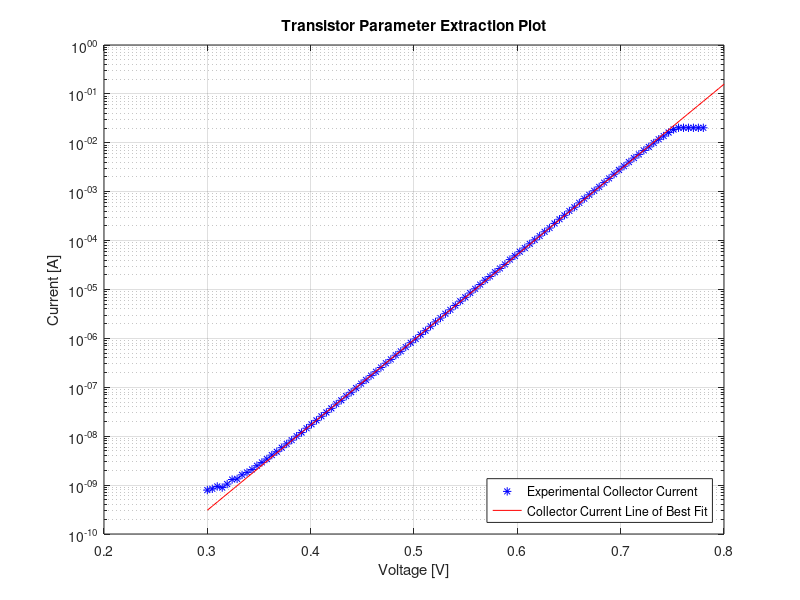
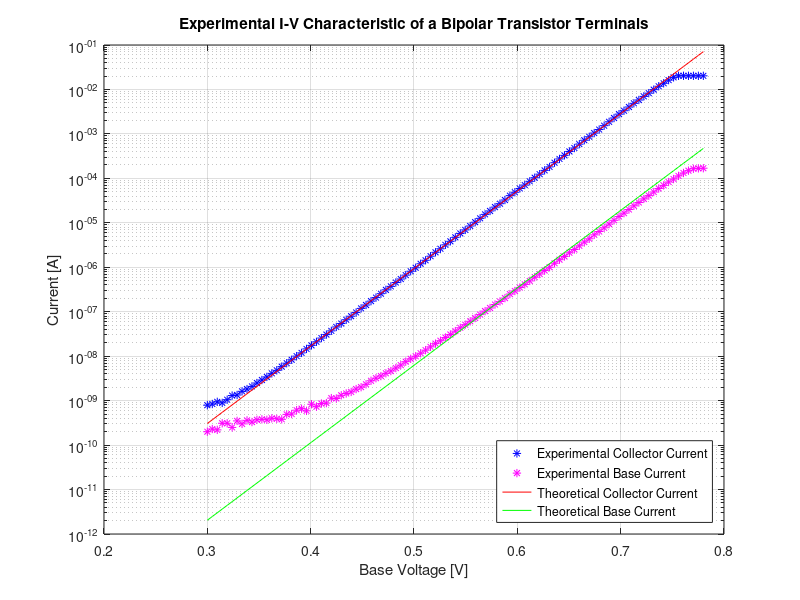
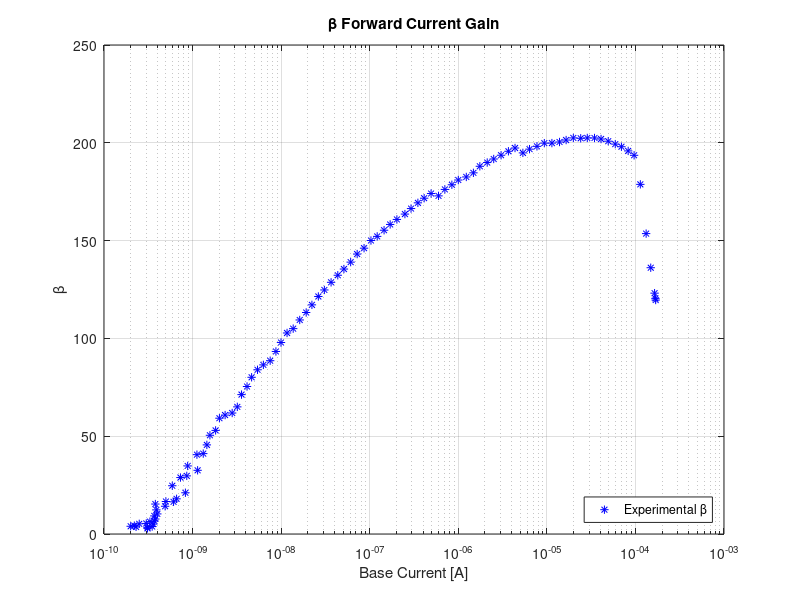
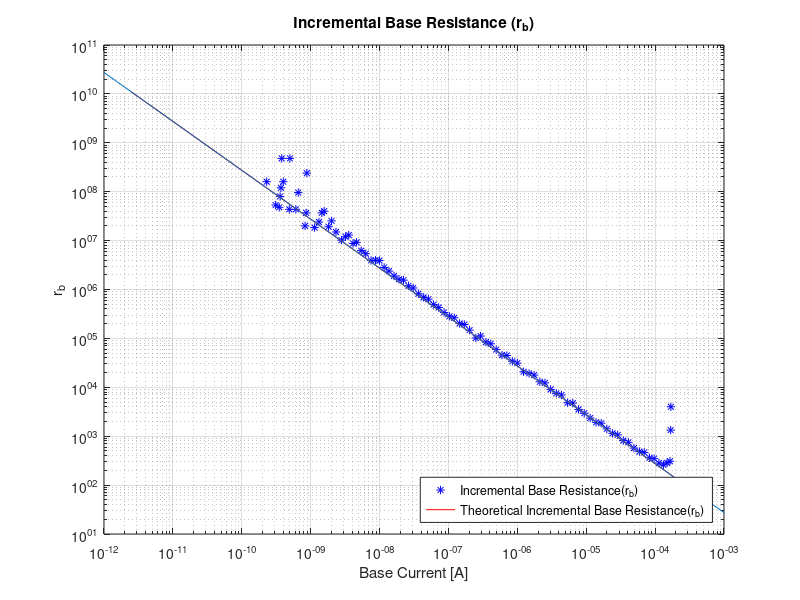

Source code (MATLAB) for these figures, in order:
%% Experiment 1
Experiment_1 = load('Experiment_1_NEW.mat');
Experiment_1.Ib = fliplr(Experiment_1.Ib);
Experiment_1.Ib = Experiment_1.Ib + 1.350e-09;
Experiment_1.Ie = (-1)*fliplr(Experiment_1.Ie);
Experiment_1.Vb = fliplr(Experiment_1.Vb);
Experiment_1.Ic = Experiment_1.Ie - Experiment_1.Ib;

Theoretical_1.Vb = Experiment_1.Vb(22:95);
x = linspace(0.3, 0.8, 100);
fit = polyfit(Theoretical_1.Vb,log(Experiment_1.Ic(22:95)),1);
line = exp(fit(1) * x + fit(2));

%U_T = (0.026);
U_T = 1/(fit(1));
I_s = exp(fit(2));

% Beta is assumed to be 100~.
Theoretical_Beta = 150;
Theoretical_1.Ib = (I_s./Theoretical_Beta)*exp(Experiment_1.Vb/U_T);
Theoretical_1.Ic = I_s*exp((Experiment_1.Vb)/U_T);
Theoretical_1.Ie = Theoretical_1.Ic + Theoretical_1.Ib;
Experiment_1.rb = diff(Experiment_1.Vb)./diff(Experiment_1.Ib);
Theoretical_1.rb = diff(Experiment_1.Vb)./diff(Theoretical_1.Ib);
Theoretical_1.gm = diff(Theoretical_1.Ic)./diff(Experiment_1.Vb);

figure
semilogy(Experiment_1.Vb,Experiment_1.Ic,'b*')
hold on
semilogy(x,line,'r-');
title('Transistor Parameter Extraction Plot')
xlabel('Voltage [V]')
ylabel('Current [A]')
legend('Experimental Collector Current','Collector Current Line of Best Fit','Location','Southeast')
grid on
hold off

figure
semilogy(Experiment_1.Vb,Experiment_1.Ic,'b*')
hold on
semilogy(Experiment_1.Vb,Experiment_1.Ib,'m*')
semilogy(Experiment_1.Vb,Theoretical_1.Ic,'r-')
semilogy(Experiment_1.Vb,Theoretical_1.Ib,'g-')
title('Experimental I-V Characteristic of a Bipolar Transistor Terminals')
xlabel('Base Voltage [V]')
ylabel('Current [A]')
legend('Experimental Collector Current','Experimental Base Current','Theoretical Collector Current','Theoretical Base Current','Location','Southeast')
grid on
hold off

% If we want to plot a range of Currents
% figure
% semilogy(Experiment_1.Vb(16:55),Experiment_1.Ic(16:55),'b*')
% hold on
% semilogy(Experiment_1.Vb(16:55),Experiment_1.Ib(16:55),'r*')
% semilogy(x(16:end),line(16:end),'g-','LineWidth',1.5);
% semilogy(Experiment_1.Vb(16:55),theoretical_Ic(16:55),'g*')
% title('Experimental I-V Characteristic of a Bipolar Transistor Terminals')
% xlabel('Voltage [V]')
% ylabel('Current [A]')
% legend('Experimental Collector Current','Experimental Base Current','Base Current Line of Best Fit','Location','Southeast')
% grid on
% hold off

figure
semilogx(Experiment_1.Ib,Experiment_1.Ic./Experiment_1.Ib,'b*')
hold on
title('\beta Forward Current Gain')
xlabel('Base Current [A]')
ylabel('\beta')
legend('Experimental \beta','Location','Southeast')
grid on
hold off

fit1rb = polyfit(log(Theoretical_1.Ib(2:end)),log(Theoretical_1.rb),1);
sloperb = (fit1rb(1));
interceptrb = exp(fit1rb(2));

slope = (log(345734133.1367/125.4105)/(log((7.9252e-11)/0.00021848)));
x = logspace(-12,-3,101);
b = 345734133.1367 / ((7.9252e-11)^slope);
y = b*(x.^slope);

figure
loglog(Experiment_1.Ib(2:end),diff(Experiment_1.Vb)./diff(Experiment_1.Ib),'b*')
hold on
loglog(Theoretical_1.Ib(2:end),Theoretical_1.rb,'r-')
loglog(x,y)
title('Incremental Base Resistance (r_{b})')
xlabel('Base Current [A]')
ylabel('r_{b}')
legend('Incremental Base Resistance(r_{b})','Theoretical Incremental Base Resistance(r_{b})','Location','Southeast')
grid on
hold off


slope = (0.98654-1.9911e-8)/(0.027031-5.4555e-10);
x = logspace(-10,-1,101);
b = 0.98654 - slope*0.027031;
y = slope * x + b;

figure
loglog(Experiment_1.Ic(2:end),diff(Experiment_1.Ic)./diff(Experiment_1.Vb),'b*')
hold on
loglog(Theoretical_1.Ic(2:end),Theoretical_1.gm,'r-')
title('Incremental Transconductance Gain (g_{m})')
xlabel('Collector Current [A]')
ylabel('g_{m}')
legend('Experimental Incremental Transconductance Gain (g_{m})','Theoretical Incremental Transconductance Gain (g_{m})','Location','Southeast')
grid on
hold off

%% Experiment 2
% Find U_T and I_s for the didoe from Experiment 1
Experiment_1 = load('Experiment_1_NEW.mat');
Experiment_1.Ib = fliplr(Experiment_1.Ib);
Experiment_1.Ib = Experiment_1.Ib + 1.350e-09;
Experiment_1.Ie = (-1)*fliplr(Experiment_1.Ie);
Experiment_1.Vb = fliplr(Experiment_1.Vb);
Experiment_1.Ic = Experiment_1.Ie - Experiment_1.Ib;
Theoretical_1.Vb = Experiment_1.Vb(22:95);
x = linspace(0.3, 0.8, 100);
fit = polyfit(Theoretical_1.Vb,log(Experiment_1.Ic(22:95)),1);
line = exp(fit(1) * x + fit(2));
U_T = 1/(fit(1));
I_s = exp(fit(2));

% Experiment 2 Code
Experiment_2_200 = load('Experiment_2-200_NEW.mat');
Experiment_2_200.Ib = fliplr(Experiment_2_200.Ib)+5.4e-9;
Experiment_2_200.Ie = (-1)*fliplr(Experiment_2_200.Ie);
Experiment_2_200.Vb = fliplr(Experiment_2_200.Vb);

x200 = linspace(0.35,0.75,200);
fit200 = polyfit(Experiment_2_200.Vb(8:13),log(Experiment_2_200.Ie(8:13)),1);
line200 = exp(fit200(1)*x200 + fit200(2));
slope200 = fit200(1);
intercept200 = exp(fit200(2));

Experiment_2_2k = load('Experiment_2-2k_NEW.mat');
Experiment_2_2k.Ib = fliplr(Experiment_2_2k.Ib)+4.77e-10;
Experiment_2_2k.Ie = (-1)*fliplr(Experiment_2_2k.Ie);
Experiment_2_2k.Vb = fliplr(Experiment_2_2k.Vb);

x2k = linspace(0.35,0.65,200);
fit2k = polyfit(Experiment_2_2k.Vb(8:13),log(Experiment_2_2k.Ie(8:13)),1);
line2k = exp(fit2k(1)*x2k + fit2k(2));
slope2k = fit2k(1);
intercept2k = exp(fit2k(2));

Experiment_2_20k = load('Experiment_2-20k_NEW.mat');
Experiment_2_20k.Ib = fliplr(Experiment_2_20k.Ib)+1e-8;
Experiment_2_20k.Ie = (-1)*fliplr(Experiment_2_20k.Ie);
Experiment_2_20k.Vb = fliplr(Experiment_2_20k.Vb);

x20k = linspace(0.4,0.65,200);
fit20k = polyfit(Experiment_2_20k.Vb(9:13),log(Experiment_2_20k.Ie(9:13)),1);
line20k = exp(fit20k(1)*x20k + fit20k(2));
slope20k = fit20k(1);
intercept20k = exp(fit20k(2));

Experiment_2_200.Ic = Experiment_2_200.Ie - Experiment_2_200.Ib;
Experiment_2_2k.Ic = Experiment_2_2k.Ie - Experiment_2_2k.Ib;
Experiment_2_20k.Ic = Experiment_2_20k.Ie - Experiment_2_20k.Ib;

figure
semilogy(Experiment_2_200.Vb,Experiment_2_200.Ic,'b*')
hold on
semilogy(Experiment_2_2k.Vb,Experiment_2_2k.Ic,'g*')
semilogy(Experiment_2_20k.Vb,Experiment_2_20k.Ic,'m*')
semilogy(x,line,'r-')
%semilogy(x200,line200,'r-');
%semilogy(x2k,line2k,'k-');
%semilogy(x20k,line20k,'c-');
title('Emitter-Degenerated Bipolar Collector Current Characteristics')
xlabel('Base Voltage [V]')
ylabel('Collector Current [A]')
%legend('Experimental R = 200 \Omega','Experimental R = 2k \Omega','Experimental R = 20k \Omega',...
%    'Theoretical R = 200 \Omega','Theoretical R = 2k \Omega','Theoretical R = 20k \Omega','Location','Southeast')
legend('Experimental R = 200 \Omega','Experimental R = 2k \Omega','Experimental R = 20k \Omega',...
    'Theoretical Collector Current Characteristics from Experiment 1','Location','Southeast')
grid on
hold off

%x200Ic = linspace(0.6,4.85,200);
x200Ic = linspace(0.6,5,200);
fit200Ic = polyfit(Experiment_2_200.Vb(13:98),(Experiment_2_200.Ic(13:98)),1);
line200Ic = (fit200Ic(1)*x200Ic + fit200Ic(2));
slope200Ic = fit200Ic(1);
intercept200Ic = (fit200Ic(2));

figure
plot(Experiment_2_200.Vb,Experiment_2_200.Ic,'b*')
hold on
plot(x200Ic,line200Ic,'r-')
title('Emitter-Degenerated Bipolar Collector Current Characteristics R = 200 \Omega')
xlabel('Base Voltage [V]')
ylabel('Collector Current [A]')
legend('Experimental R = 200 \Omega','Theoretical R = 200 \Omega','Location','Southeast')
grid on
hold off

%x2kIc = linspace(0.6,4.85,200);
x2kIc = linspace(0.6,5,200);
fit2kIc = polyfit(Experiment_2_2k.Vb(13:98),(Experiment_2_2k.Ic(13:98)),1);
line2kIc = (fit2kIc(1)*x2kIc + fit2kIc(2));
slope2kIc = fit2kIc(1);
intercept2kIc = (fit2kIc(2));

figure
plot(Experiment_2_2k.Vb,Experiment_2_2k.Ic,'b*')
hold on
plot(x2kIc,line2kIc,'r-')
title('Emitter-Degenerated Bipolar Collector Current Characteristics R = 2k \Omega')
xlabel('Base Voltage [V]')
ylabel('Collector Current [A]')
legend('Experimental R = 2k \Omega','Theoretical R = 2k \Omega','Location','Southeast')
grid on
hold off

%x20kIc = linspace(0.6,4.85,200);
x20kIc = linspace(0.6,5,200);
fit20kIc = polyfit(Experiment_2_20k.Vb(13:98),(Experiment_2_20k.Ic(13:98)),1);
line20kIc = (fit20kIc(1)*x20kIc + fit20kIc(2));
slope20kIc = fit20kIc(1);
intercept20kIc = (fit20kIc(2));

figure
plot(Experiment_2_20k.Vb,Experiment_2_20k.Ic,'b*')
hold on
plot(x20kIc,line20kIc,'r-')
title('Emitter-Degenerated Bipolar Collector Current Characteristics with R = 20k \Omega')
xlabel('Base Voltage [V]')
ylabel('Collector Current [A]')
legend('Experimental R = 20k \Omega','Theoretical R = 20k \Omega','Location','Southeast')
grid on
hold off

Theoretical_Beta = 150;

x200Rb = linspace(5e-9,1e-6,100);
fit200Rb = polyfit(log(Experiment_2_200.Ib(11:13)),log(Theoretical_Beta*200*(1 + U_T./(200*Theoretical_Beta*Experiment_2_200.Ib(11:13)))),1);
line200Rb = exp((fit200Rb(1))*log(x200Rb) + ((fit200Rb(2))));
slope200Rb = fit200Rb(1);
intercept200Rb = exp(fit200Rb(2));

x2kRb = linspace(3e-10,1e-6,100);
fit2kRb = polyfit(log(Experiment_2_2k.Ib(10:13)),log(Theoretical_Beta*2000*(1 + U_T./(2000*Theoretical_Beta*Experiment_2_2k.Ib(10:13)))),1);
line2kRb = exp((fit2kRb(1))*log(x2kRb) + ((fit2kRb(2))));
slope2kRb = fit2kRb(1);
intercept2kRb = exp(fit2kRb(2));

x20kRb = linspace(1e-9,5e-8,100);
fit20kRb = polyfit(log(Experiment_2_20k.Ib(9:11)),log(Theoretical_Beta*20000*(1 + U_T./(20000*Theoretical_Beta*Experiment_2_20k.Ib(9:11)))),1);
line20kRb = exp((fit20kRb(1))*log(x20kRb) + ((fit20kRb(2))));
slope20kRb = fit20kRb(1);
intercept20kRb = exp(fit20kRb(2));

% Rb for each resistor
figure
loglog(Experiment_2_200.Ib,Theoretical_Beta*200*(1 + U_T./(200*Theoretical_Beta*Experiment_2_200.Ib)),'g*')
hold on
loglog(x200Rb,line200Rb,'-k')
loglog(Experiment_2_2k.Ib,Theoretical_Beta*2000*(1 + U_T./(2000*Theoretical_Beta*Experiment_2_2k.Ib)),'m*')
loglog(x2kRb,line2kRb,'-c')
loglog(Experiment_2_20k.Ib,Theoretical_Beta*20000*(1 + U_T./(20000*Theoretical_Beta*Experiment_2_20k.Ib)),'b*')
loglog(x20kRb,line20kRb,'-r')
title('Incremental Base Resistance(R_{b}) of Degenerated Bipolar Transistor Terminals with R = 200 \Omega, R = 2 k\Omega, and R = 20 k\Omega')
xlabel('Base Current [A]')
ylabel('R_{b}')
legend('Incremental Base Resistance(R_{b}) with R = 200 \Omega','Theoretical Incremental Base Resistance(R_{b}) with R = 200 \Omega',...
    'Incremental Base Resistance(R_{b}) with R = 2k \Omega','Theoretical Incremental Base Resistance(R_{b} with R = 2k \Omega)',...
    'Incremental Base Resistance(R_{b}) with R = 20k \Omega','Theoretical Incremental Base Resistance(R_{b} with R = 20k \Omega)','Location','Southeast')
grid on
hold off

x200Gm = linspace(1e-9,1e-4,200);
fit200Gm = polyfit(log(Experiment_2_200.Ic(1:13)),log((1/200)*(1+((U_T/200)./Experiment_2_200.Ic(1:13)))),1);
line200Gm = exp((fit200Gm(1))*log(x200Gm) + ((fit200Gm(2))));
slope200Gm = fit200Gm(1);
intercept200Gm = exp(fit200Gm(2));

x2kGm = linspace(1e-9,1e-5,100);
fit2kGm  = polyfit(log(Experiment_2_2k.Ic(9:12)),log((1/2000)*(1+((U_T/2000)./Experiment_2_2k.Ic(9:12)))),1);
line2kGm  = exp((fit2kGm(1))*log(x2kGm)+((fit2kGm(2))));
slope2kGm  = fit2kGm(1);
intercept2kGm  = exp(fit2kGm(2));

x20kGm = linspace(5e-10,1e-6,100);
fit20kGm  = polyfit(log(Experiment_2_20k.Ic(8:11)),log((1/20000)*(1+((U_T/20000)./Experiment_2_20k.Ic(8:11)))),1);
line20kGm  = exp((fit20kGm(1))*log(x20kGm)+((fit20kGm(2))));
slope20kGm  = fit20kGm(1);
intercept20kGm  = exp(fit20kGm(2));

% Gm for each resistor
figure
loglog(Experiment_2_200.Ic,(1/200)*(1+((U_T/200)./Experiment_2_200.Ic)),'g*')
hold on
loglog(x200Gm,line200Gm,'-k')
loglog(Experiment_2_2k.Ic,(1/2000)*(1+((U_T/2000)./Experiment_2_2k.Ic)),'m*')
loglog(x2kGm,line2kGm,'-c')
loglog(Experiment_2_20k.Ic,(1/20000)*(1+((U_T/20000)./Experiment_2_20k.Ic)),'b*')
loglog(x20kGm,line20kGm,'-r')
title('Incremental Transconductance Gain (G_{m}) of Degenerated Bipolar Transistor with R = 200 \Omega, R = 2 k\Omega, and R = 20 k\Omega')
xlabel('Collector Current [A]')
ylabel('G_{m}')
legend('Experimental Incremental Transconductance Gain (G_{m}) with R = 200 \Omega','Theoretical Incremental Transconductance Gain with R = 200 \Omega (G_{m})',...
    'Experimental Incremental Transconductance Gain (G_{m}) with R = 2 k\Omega','Theoretical Incremental Transconductance Gain (G_{m}) with R = 2 k\Omega',...
    'Experimental Incremental Transconductance Gain (G_{m}) with R = 20 k\Omega','Theoretical Incremental Transconductance Gain (G_{m}) with R = 20 k\Omega',...
    'Location','Northeast')
grid on
hold off

%% Experiment 3

%--
Experiment_1 = load('Experiment34_param.mat');
Experiment_1.Ib = fliplr(Experiment_1.Ib);
Experiment_1.Ib = Experiment_1.Ib + 1.350e-09;
Experiment_1.Ie = (-1)*fliplr(Experiment_1.Ie);
Experiment_1.Vb = fliplr(Experiment_1.Vb);
Experiment_1.Ic = Experiment_1.Ie - Experiment_1.Ib;
Theoretical_1.Vb = Experiment_1.Vb(16:37);
x = linspace(0.3, 0.8, 100);
fit = polyfit(Theoretical_1.Vb,log(Experiment_1.Ic(16:37)),1);
line = exp(fit(1) * x + fit(2));
U_T = 1/(fit(1));
I_s = exp(fit(2));
%--

Experiment_3 = load('Experiment_3-20k_3-2.mat');
Experiment_3.Ib = fliplr(Experiment_3.Ib);
Experiment_3.Vb = fliplr(Experiment_3.Vb);
Experiment_3.Ve = fliplr(Experiment_3.Ve);

x = linspace(0.5,5,200);
fit2 = polyfit(Experiment_3.Vb(11:end),Experiment_3.Ve(11:end),1);
line2 = fit2(1)*x + fit2(2);
slope2 = fit2(1);
intercept2 = fit2(2);

figure
plot(Experiment_3.Vb(1:2:end),Experiment_3.Ve(1:2:end),'b*')
hold on
plot(x, line2, 'r-');
xlabel('V_{in} [V]')
ylabel('V_{out} [V]')
title('Voltage Transfer Characteristics for Common-Collector Amplifier Circuit')
legend('Experimental V_{in} vs. V_{out}','Theoretical V_{in} vs. V_{out}','Location','Southeast')
%legend('Experimental R_1 = 51 k\Omega','Experimental R_1 = 60 k\Omega','Experimental R_1 = 71 k\Omega','Location','Northwest')
grid on
hold off



%% Experiment 4

%--
Experiment_1 = load('Experiment34_param.mat');
Experiment_1.Ib = fliplr(Experiment_1.Ib);
Experiment_1.Ib = Experiment_1.Ib + 1.350e-09;
Experiment_1.Ie = (-1)*fliplr(Experiment_1.Ie);
Experiment_1.Vb = fliplr(Experiment_1.Vb);
Experiment_1.Ic = Experiment_1.Ie - Experiment_1.Ib;
Theoretical_1.Vb = Experiment_1.Vb(16:37);
x = linspace(0.3, 0.8, 100);
fit = polyfit(Theoretical_1.Vb,log(Experiment_1.Ic(16:37)),1);
line = exp(fit(1) * x + fit(2));
U_T = 1/(fit(1));
I_s = exp(fit(2));
%--

Experiment_4_60k = load('Experiment_4-60k_NEW.mat');
Experiment_4_60k.Ib = fliplr(Experiment_4_60k.Ib);
Experiment_4_60k.Vb = fliplr(Experiment_4_60k.Vb);
Experiment_4_60k.Vout = fliplr(Experiment_4_60k.Vout);

x60 = linspace(0.56,1.87,200);
fit60 = polyfit(Experiment_4_60k.Vb(13:25),Experiment_4_60k.Vout(13:25),1);
line60 = fit60(1)*x60 + fit60(2);
slope60= fit60(1);
intercept60 = fit60(2);

x602 = linspace(1.87,5,200);
fit602 = polyfit(Experiment_4_60k.Vb(70:end),Experiment_4_60k.Vout(70:end),1);
line602 = fit602(1)*x602 + fit602(2); 
slope602 = fit602(1);
intercept602 = fit602(2);

Experiment_4_80k = load('Experiment_4-80k_NEW.mat');
Experiment_4_80k.Ib = fliplr(Experiment_4_80k.Ib);
Experiment_4_80k.Vb = fliplr(Experiment_4_80k.Vb);
Experiment_4_80k.Vout = fliplr(Experiment_4_80k.Vout);

x80 = linspace(0.56,1.6,200);
fit80 = polyfit(Experiment_4_80k.Vb(13:25),Experiment_4_80k.Vout(13:25),1);
line80 = fit80(1)*x80 + fit80(2);
slope80= fit80(1);
intercept80 = fit80(2);

x802 = linspace(1.6,5,200);
fit802 = polyfit(Experiment_4_80k.Vb(60:end),Experiment_4_80k.Vout(60:end),1);
line802 = fit802(1)*x802 + fit802(2); 
slope802 = fit802(1);
intercept802 = fit802(2);

Experiment_4_100k = load('Experiment_4-100k_NEW.mat');
Experiment_4_100k.Ib = fliplr(Experiment_4_100k.Ib);
Experiment_4_100k.Vb = fliplr(Experiment_4_100k.Vb);
Experiment_4_100k.Vout = fliplr(Experiment_4_100k.Vout);

x100 = linspace(0.56,1.45,200);
fit100 = polyfit(Experiment_4_100k.Vb(13:25),Experiment_4_100k.Vout(13:25),1);
line100 = fit100(1)*x100 + fit100(2);
slope100 = fit100(1);
intercept100 = fit100(2);

x1002 = linspace(1.45,5,200);
fit1002 = polyfit(Experiment_4_100k.Vb(70:end),Experiment_4_100k.Vout(70:end),1);
line1002 = fit1002(1)*x1002 + fit1002(2); 
slope1002 = fit1002(1);
intercept1002 = fit1002(2);

figure
plot(Experiment_4_60k.Vb,Experiment_4_60k.Vout,'g*')
hold on
plot(x60, line60, 'k-');
plot(x602, line602, 'k-');
plot(Experiment_4_80k.Vb,Experiment_4_80k.Vout,'m*')
plot(x80, line80, 'c-');
plot(x802, line802, 'c-');
plot(Experiment_4_100k.Vb,Experiment_4_100k.Vout,'b*')
plot(x100, line100, 'r-');
plot(x1002, line1002, 'r-');
plot(Experiment_3.Vb(1:2:end),Experiment_3.Ve(1:2:end),'y*')
xlabel('V_{in} [V]')
ylabel('V_{out} [V]')
title('Voltage Transfer Characteristics for Inverter Circuit')
legend('Experimental R_1 = 60.4 k\Omega','Theoretical Line of Best Fit for Mode 1 operation (R_1 = 60.4 k\Omega)'...
    ,'Theoretical Line of Best Fit for Mode 2 operation (R_1 = 60.4 k\Omega)','Experimental R_1 = 82.5 k\Omega',...
    'Theoretical Line of Best Fit for Mode 1 operation (R_1 = 82.5 k\Omega)',...
    'Theoretical Line of Best Fit for Mode 2 operation (R_1 = 82.5 k\Omega)','Experimental R_1 = 100 k\Omega',...
    'Theoretical Line of Best Fit for Mode 1 operation (R_1 = 100 k\Omega)',...
    'Theoretical Line of Best Fit for Mode 2 operation (R_1 = 100 k\Omega)',...
    'Emitter-Follower VTC from Experiment 3','Location','Southoutside','NumColumns',2)
grid on
hold off
